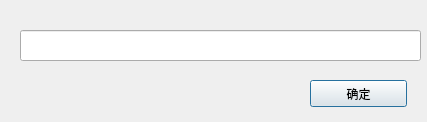
<?xml version="1.0" encoding="UTF-8"?>
<ui version="4.0">
 <class>rssFeedDialog</class>
 <widget class="QDialog" name="rssFeedDialog">
  <property name="geometry">
   <rect>
    <x>0</x>
    <y>0</y>
    <width>427</width>
    <height>122</height>
   </rect>
  </property>
  <property name="windowTitle">
   <string>Dialog</string>
  </property>
  <widget class="QPushButton" name="pushButton">
   <property name="geometry">
    <rect>
     <x>310</x>
     <y>80</y>
     <width>97</width>
     <height>27</height>
    </rect>
   </property>
   <property name="text">
    <string>确定</string>
   </property>
  </widget>
  <widget class="QLineEdit" name="lineEdit">
   <property name="geometry">
    <rect>
     <x>20</x>
     <y>30</y>
     <width>401</width>
     <height>31</height>
    </rect>
   </property>
  </widget>
 </widget>
 <resources/>
 <connections/>
</ui>
